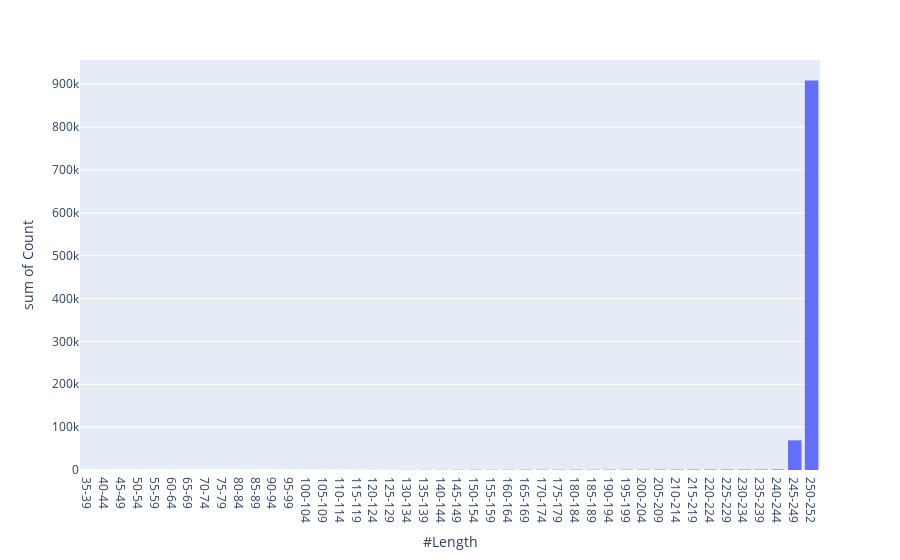

Write notebook code for a chart like this one.
### Code cell
fig = px.histogram(illumina_f, x = "#Length", y = "Count")
fig.show()

### Figure 1 — Plotly figure (JSON) as saved in the notebook; plotly's stock layout.template omitted (floating-point values rounded to 4 significant figures)
{"data": [{"alignmentgroup": "True", "bingroup": "x", "histfunc": "sum", "hovertemplate": "#Length=%{x}<br>sum of Count=%{y}<extra></extra>", "legendgroup": "", "marker": {"color": "#636efa", "pattern": {"shape": ""}}, "name": "", "offsetgroup": "", "orientation": "v", "showlegend": false, "type": "histogram", "x": ["35-39", "40-44", "45-49", "50-54", "55-59", "60-64", "65-69", "70-74", "75-79", "80-84", "85-89", "90-94", "95-99", "100-104", "105-109", "110-114", "115-119", "120-124", "125-129", "130-134", "135-139", "140-144", "145-149", "150-154", "155-159", "160-164", "165-169", "170-174", "175-179", "180-184", "185-189", "190-194", "195-199", "200-204", "205-209", "210-214", "215-219", "220-224", "225-229", "230-234", "235-239", "240-244", "245-249", "250-252"], "xaxis": "x", "y": [61, 13, 7, 8, 9, 9, 27, 24, 35, 23, 28, 49, 87, 98, 160, 172, 264, 313, 351, 471, 515, 570, 628, 620, 682, 725, 764, 797, 822, 880, 838, 918, 924, 945, 1007, 1031, 1069, 1053, 1141, 1163, 1235, 1441, 69202, 908821], "yaxis": "y"}], "layout": {"autosize": true, "barmode": "relative", "legend": {"tracegroupgap": 0}, "margin": {"t": 60}, "xaxis": {"anchor": "y", "autorange": true, "domain": [0, 1], "range": [-0.5, 43.5], "title": {"text": "#Length"}, "type": "category"}, "yaxis": {"anchor": "x", "autorange": true, "domain": [0, 1], "range": [0, 956700.0], "title": {"text": "sum of Count"}, "type": "linear"}}}
